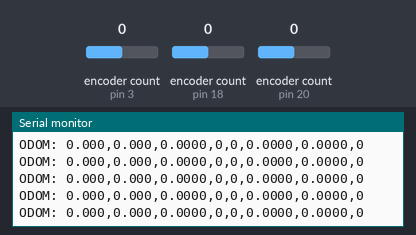
Simulated run of this sketch. Board: Arduino Uno, built with avr-gcc and run on an emulated ATmega328P. On the bench: the last lines printed to the serial monitor. The test bench sets the inputs (shaded band); at power-on: encoder count (sensors on pin 3, pin 18, pin 20) 0.

Above: at 1.2 s.
1.3 s: encoder count (sensor on pin 3) set to 1
At 1.32 s:
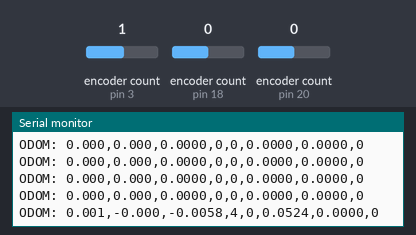
2.8 s: encoder count (sensor on pin 18) set to 1
At 2.87 s:
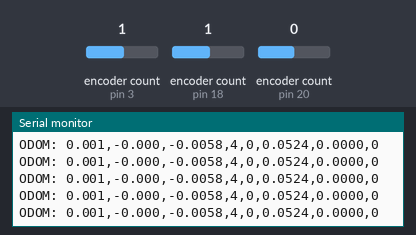
4.3 s: encoder count (sensor on pin 20) set to 1
At 4.31 s:
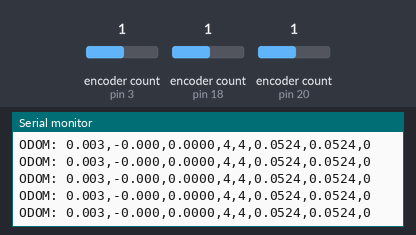
5.8 s: encoder count (sensor on pin 3) set to 2
At 5.87 s:
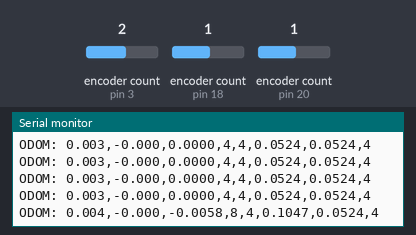
7.3 s: encoder count (sensor on pin 18) set to 2
At 7.31 s:
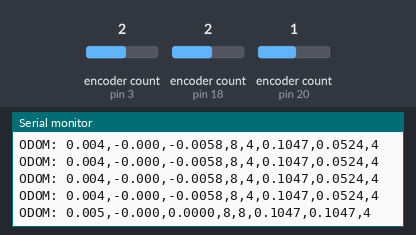
8.8 s: encoder count (sensor on pin 20) set to 2
At 8.86 s:
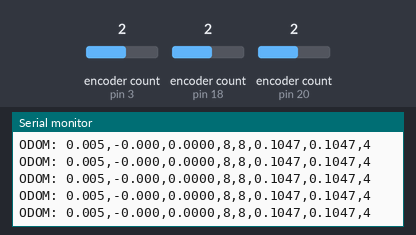
Timing chart, 0 to 11.3 s (numbered marks = the images above; inputs shaded):
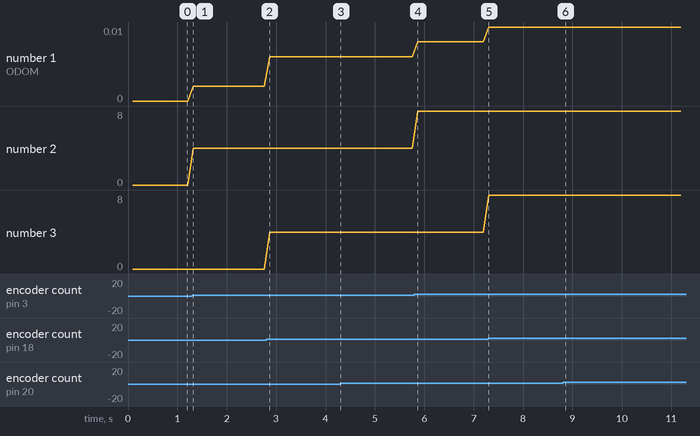

The sketch:

odom_code.ino
```cpp
// OdomUno.ino
#include <Encoder.h>
#include <math.h>

/******************
* Odom Uno + Third Encoder (raw ticks only)
******************/

// Serial baud (USB)
const unsigned long ENC_BAUD = 115200UL;

// Robot parameters
const float R = 0.05;
const float L = 0.45;
const int CPR = 480;

// Encoders
Encoder encL(3, 2);        // Left
Encoder encR(18, 19);      // Right
Encoder encC(20, 21);      // Third encoder (NEW)

// Memory of last ticks
long last_L = 0;
long last_R = 0;

// Odometry state
float x = 0.0;
float y = 0.0;
float theta = 0.0;

static int counter = 0;

void setup() {
  Serial.begin(ENC_BAUD);
  while (!Serial) { ; }
  Serial.println("Odom Uno ready. Publishing telemetry on Serial (CSV).");
}

void loop() {
  updateOdometry();
  delay(10);  // 50Hz loop
}

void updateOdometry() {

  // Read encoders
  long newL = encL.read();
  long newR = encR.read();
  long newC = encC.read();        // Third encoder

  // Compute tick differences
  long dL_ticks = newL - last_L;
  long dR_ticks = newR - last_R;

  last_L = newL;
  last_R = newR;

  // Convert to distance
  float dist_L = (dL_ticks / (float)CPR) * (2.0 * PI * R);
  float dist_R = (dR_ticks / (float)CPR) * (2.0 * PI * R);

  // Odometry calculations
  float d_center = (dist_L + dist_R) / 2.0;
  float d_theta = (dist_R - dist_L) / L;
  float avg_theta = theta + d_theta / 2.0;

  x += d_center * cos(avg_theta);
  y += d_center * sin(avg_theta);

  theta += d_theta;

  // Normalize theta to [-pi, +pi]
  if (theta > PI) theta -= 2.0 * PI;
  if (theta < -PI) theta += 2.0 * PI;

  // ------------------------------
  // Angular rotation of wheels in radians (wrapped)
  // ------------------------------
  float left_angle_rad  = fmod((float)newL, (float)CPR) * (2.0 * PI / CPR);
  float right_angle_rad = fmod((float)newR, (float)CPR) * (2.0 * PI / CPR);

  // Wrap to [-pi, +pi]
  if (left_angle_rad > PI)  left_angle_rad -= 2.0 * PI;
  if (left_angle_rad < -PI) left_angle_rad += 2.0 * PI;

  if (right_angle_rad > PI)  right_angle_rad -= 2.0 * PI;
  if (right_angle_rad < -PI) right_angle_rad += 2.0 * PI;

  // ------------------------------

  // Every ~200ms send CSV
  if (++counter >= 10) {

    String line = "";
    line += String(x, 3); line += ",";
    line += String(y, 3); line += ",";
    line += String(theta, 4); line += ",";           // theta already in radians
    line += String(newL); line += ",";
    line += String(newR); line += ",";
    line += String(left_angle_rad, 4); line += ",";  // radians
    line += String(right_angle_rad, 4); line += ",";
    line += String(newC);                             // third encoder ticks

    Serial.println("ODOM: " + line);

    counter = 0;
  }
}
```

Measured:
- after the input at 1.3 s, the serial monitor: prints a new line at once (image 1)
- after the input at 5.8 s, the serial monitor: prints a new line after 0.07 s (image 4)
- after the input at 7.3 s, the serial monitor: prints a new line at once (image 5)
- plotted number 1: 0 → 0 after the input at 1.3 s, 0 → 0 after the input at 2.8 s, 0 → 0 after the input at 5.8 s, 0 → 0.01 after the input at 7.3 s
- plotted number 2: 0 → 4 after the input at 1.3 s, 4 → 8 after the input at 5.8 s
